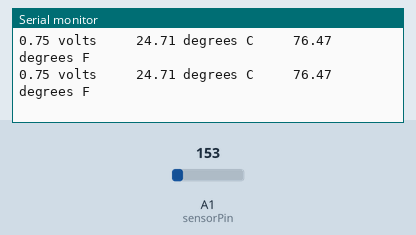
This sketch was run on a simulated Arduino Uno, built with avr-gcc and run on an emulated ATmega328P. Parts: the last lines printed to the serial monitor. The inputs (shaded band) are chosen by the test bench; at power-on: A1 (sensorPin) = 153.

Above: at 1.8 s.
1.9 s: A1 (sensorPin) set to 165
At 2.8 s:
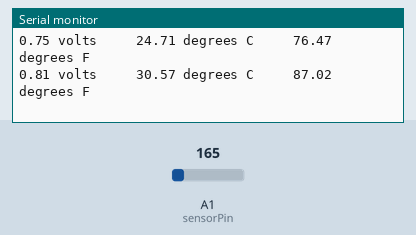
3.4 s: A1 (sensorPin) set to 175
At 4.4 s:
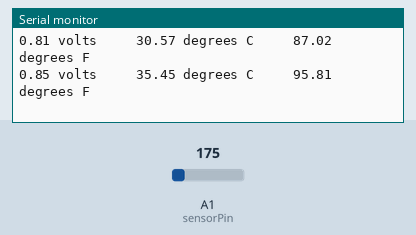
Timing chart, 0 to 6.4 s (numbered marks = the images above; inputs shaded):
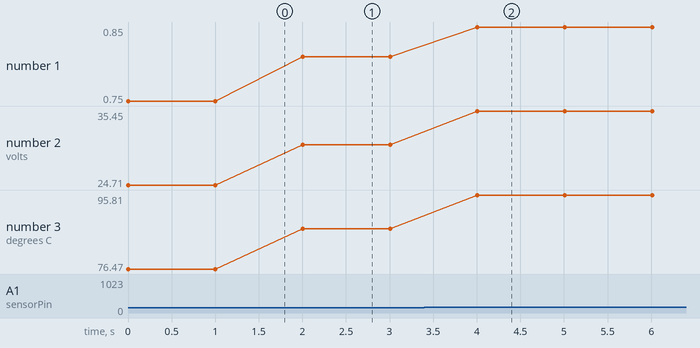

Measured:
- after the input at 1.9 s, the serial monitor: prints a new line after 0.10 s (image 1)
- after the input at 3.4 s, the serial monitor: prints a new line after 0.61 s (image 2)
- plotted number 1: 0.75 → 0.81 after the input at 1.9 s, 0.81 → 0.85 after the input at 3.4 s
- plotted number 2: 24.71 → 30.57 after the input at 1.9 s, 30.57 → 35.45 after the input at 3.4 s
- plotted number 3: 76.47 → 87.02 after the input at 1.9 s, 87.02 → 95.81 after the input at 3.4 s

The sketch:

Digital_Temerature_Sensor.ino
```cpp
//TMP36 Pin Variables
int sensorPin = 1; //the analog pin the TMP36's Vout (sense) pin is connected to
                        //the resolution is 10 mV / degree centigrade with a
                        //500 mV offset to allow for negative temperatures

/*
 * setup() - this function runs once when you turn your Arduino on
 * We initialize the serial connection with the computer
 */
void setup()
{
  Serial.begin(9600);  //Start the serial connection with the computer
                       //to view the result open the serial monitor
}

void loop()                     // run over and over again
{
 //getting the voltage reading from the temperature sensor
 int reading = analogRead(sensorPin);

 // converting that reading to voltage, for 3.3v arduino use 3.3
 float voltage = reading * 5.0;
 voltage /= 1024.0;

 // print out the voltage
 Serial.print(voltage); Serial.print(" volts     ");

 // now print out the temperature
 float temperatureC = (voltage - 0.5) * 100 ;  //converting from 10 mv per degree wit 500 mV offset
                                               //to degrees ((voltage - 500mV) times 100)
 Serial.print(temperatureC); Serial.print(" degrees C     ");

 // now convert to Fahrenheit
 float temperatureF = (temperatureC * 9.0 / 5.0) + 32.0;
 Serial.print(temperatureF); Serial.println(" degrees F");

 delay(1000);                                     //waiting a second
}
```
